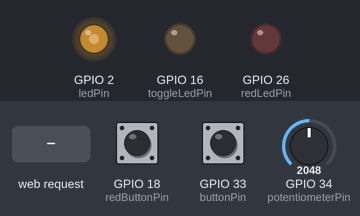
Simulated run of this program. Board: ESP32. On the bench: output pins drawn as LEDs (lit = HIGH). Dashed ring = blinking. The inputs (shaded band) are chosen by the test bench; at power-on: GPIO 18 (redButtonPin) HIGH, GPIO 33 (buttonPin) HIGH, GPIO 34 (potentiometerPin) = 2048. WiFi joins after 1.5 s; servers stay silent unless stated; what the program prints to the serial monitor is not drawn.

Above: at 3.2 s.
3.3 s: GPIO 18 (redButtonPin) pulled LOW for 1 s
At 4.9 s:
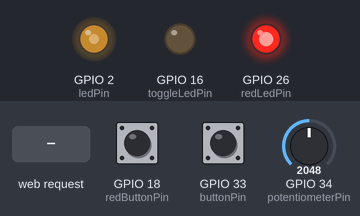
5.8 s: HTTP request GET /toggleYellowLed received
At 7.0 s:
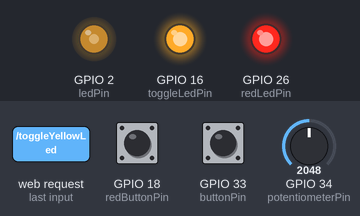
7.3 s: HTTP request GET /toggleRedLed received
At 8.2 s:
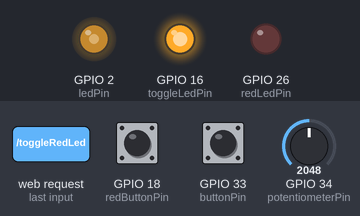
8.8 s: HTTP request GET /setPotentiometerValue?value=1 received
At 9.4 s:
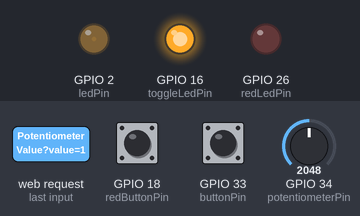
10.3 s: GPIO 33 (buttonPin) pulled LOW for 3.2 s
At 10.41 s:
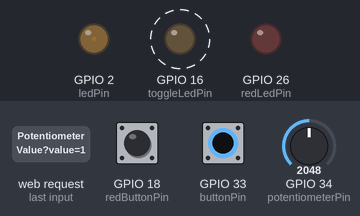
15.0 s: GPIO 18 (redButtonPin) pulled LOW for 0.15 s
At 16.5 s:
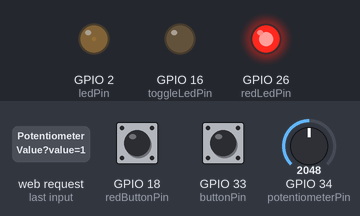
Timing chart, 0 to 17.6 s (numbered marks = the images above; inputs shaded):
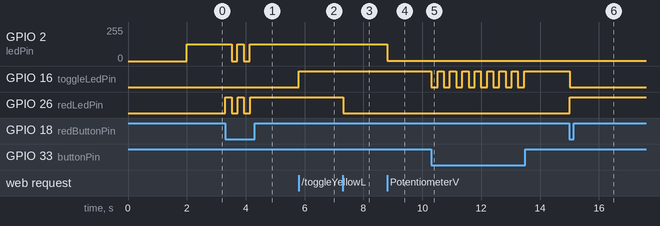

The program:

main.cpp
```cpp
#include <Arduino.h>
#include <WiFi.h>
#include <WebServer.h>

// Define pin numbers
const int ledPin = 2;             // GPIO2 for LED controlled by potentiometer (yellow2 LED)
const int potentiometerPin = 34;  // GPIO34 for potentiometer (Analog input)
const int toggleLedPin = 16;      // GPIO16 for the toggle LED
const int buttonPin = 33;         // GPIO33 for the toggle LED button (yellow1 LED)
const int redLedPin = 26;         // GPIO26 for the red LED
const int redButtonPin = 18;      // GPIO18 for the red LED button

// Wi-Fi credentials
const char* ssid = "Meru";
const char* password = "6235deba0b5949c7";

// Create an instance of the server
WebServer server(80);

// Variables to store potentiometer value and time
int previousMappedValue = -1;
bool redLedState = false;          // State of the red LED
bool potentiometerActive = true;   // Flag to indicate if potentiometer control is active

void handleRoot() {
  server.send(200, "text/plain", "ESP32 is running");
}

void handleToggleRedLed() {
  redLedState = !redLedState;
  digitalWrite(redLedPin, redLedState ? HIGH : LOW);
  server.send(200, "text/plain", "Red LED toggled");
}

void handleToggleYellowLed() {
  digitalWrite(toggleLedPin, !digitalRead(toggleLedPin));
  server.send(200, "text/plain", "Yellow LED toggled");
}

void handleSetPotentiometerValue() {
  if (server.hasArg("value")) {
    int value = server.arg("value").toInt();
    int ledBrightness = map(value, 0, 100, 0, 255);
    analogWrite(ledPin, ledBrightness);
    server.send(200, "text/plain", "Potentiometer value set");
  } else {
    server.send(400, "text/plain", "Bad Request");
  }
}

void setup() {
  // Initialize LED pins as outputs
  pinMode(ledPin, OUTPUT);
  pinMode(toggleLedPin, OUTPUT);
  pinMode(redLedPin, OUTPUT);

  // Initialize button pins as inputs with internal pull-up resistors
  pinMode(buttonPin, INPUT_PULLUP);
  pinMode(redButtonPin, INPUT_PULLUP);

  // Initialize serial communication
  Serial.begin(115200);
  Serial.println("Adjust potentiometer to control LED brightness. Press button to toggle LEDs.");

  // Connect to Wi-Fi
  WiFi.begin(ssid, password);
  Serial.print("Connecting to Wi-Fi");
  while (WiFi.status() != WL_CONNECTED) {
    delay(1000);
    Serial.print(".");
  }
  Serial.println();
  Serial.print("Connected to Wi-Fi. IP address: ");
  Serial.println(WiFi.localIP());

  // Define server routes
  server.on("/", handleRoot);
  server.on("/toggleRedLed", handleToggleRedLed);
  server.on("/toggleYellowLed", handleToggleYellowLed);
  server.on("/setPotentiometerValue", handleSetPotentiometerValue);

  // Start the server
  server.begin();
  Serial.println("HTTP server started");
}

void resetSystem() {
  // Turn off all LEDs
  digitalWrite(ledPin, LOW);
  digitalWrite(toggleLedPin, LOW);
  digitalWrite(redLedPin, LOW);

  // Reset flags and variables
  previousMappedValue = -1;
  redLedState = false;
  potentiometerActive = true;
}

void loop() {
  // Handle client requests
  server.handleClient();

  // Check if the red LED button is pressed
  if (digitalRead(redButtonPin) == LOW) {
    // Toggle the red LED state
    redLedState = !redLedState;
    digitalWrite(redLedPin, redLedState ? HIGH : LOW);

    if (redLedState) {
      // Disable potentiometer control and toggle LED (yellow1 LED)
      potentiometerActive = false;
      digitalWrite(toggleLedPin, LOW);
      Serial.println("Red LED turned ON. Potentiometer and toggle LED control disabled.");
    } else {
      // Reset the system if red LED is turned off
      resetSystem();
      Serial.println("Red LED turned OFF. System reset.");
    }

    delay(200); // Debounce delay
  }

  // Check if the toggle LED button is pressed
  if (digitalRead(buttonPin) == LOW && !redLedState) {
    // Toggle the toggle LED state
    digitalWrite(toggleLedPin, !digitalRead(toggleLedPin));
    delay(200); // Debounce delay
  }

  // Allow potentiometer control only if neither button is active
  if (!redLedState && potentiometerActive) {
    // Read potentiometer value
    int potValue = analogRead(potentiometerPin);

    // Reverse the potentiometer value and map it to the range 0-255 for PWM
    int reversedPotValue = 4095 - potValue;
    int ledBrightness = map(reversedPotValue, 0, 4095, 0, 255);

    // Update LED brightness based on the potentiometer value
    analogWrite(ledPin, ledBrightness);

    // Print potentiometer value if it has changed
    int mappedValue = map(reversedPotValue, 0, 4095, 0, 100);
    if (mappedValue != previousMappedValue) {
      Serial.print("Potentiometer value: ");
      Serial.println(mappedValue);
      previousMappedValue = mappedValue; // Update previous value
    }
  }

  // Delay for stability
  delay(10);  // Adjust delay as needed
}
```

Measured:
- after the input at 3.3 s, GPIO 2 (ledPin): alternates 127/255 for 0.22 s and 0/255 for 0.20 s, 4 changes in all, then stays 127/255, starting after 0.22 s; GPIO 26 (redLedPin): alternates HIGH for 0.21 s and LOW for 0.21 s, 5 changes in all, then stays HIGH, starting at once
- after the input at 5.8 s, GPIO 16 (toggleLedPin): LOW → HIGH at once
- after the input at 7.3 s, GPIO 26 (redLedPin): HIGH → LOW at once
- after the input at 8.8 s, GPIO 2 (ledPin): 127/255 → 2/255 at once
- after the input at 10.3 s, GPIO 16 (toggleLedPin): alternates HIGH for 0.21 s and LOW for 0.21 s, 16 changes in all, then stays HIGH, starting at once
- after the input at 15.0 s, GPIO 16 (toggleLedPin): HIGH → LOW at once; GPIO 26 (redLedPin): LOW → HIGH at once
